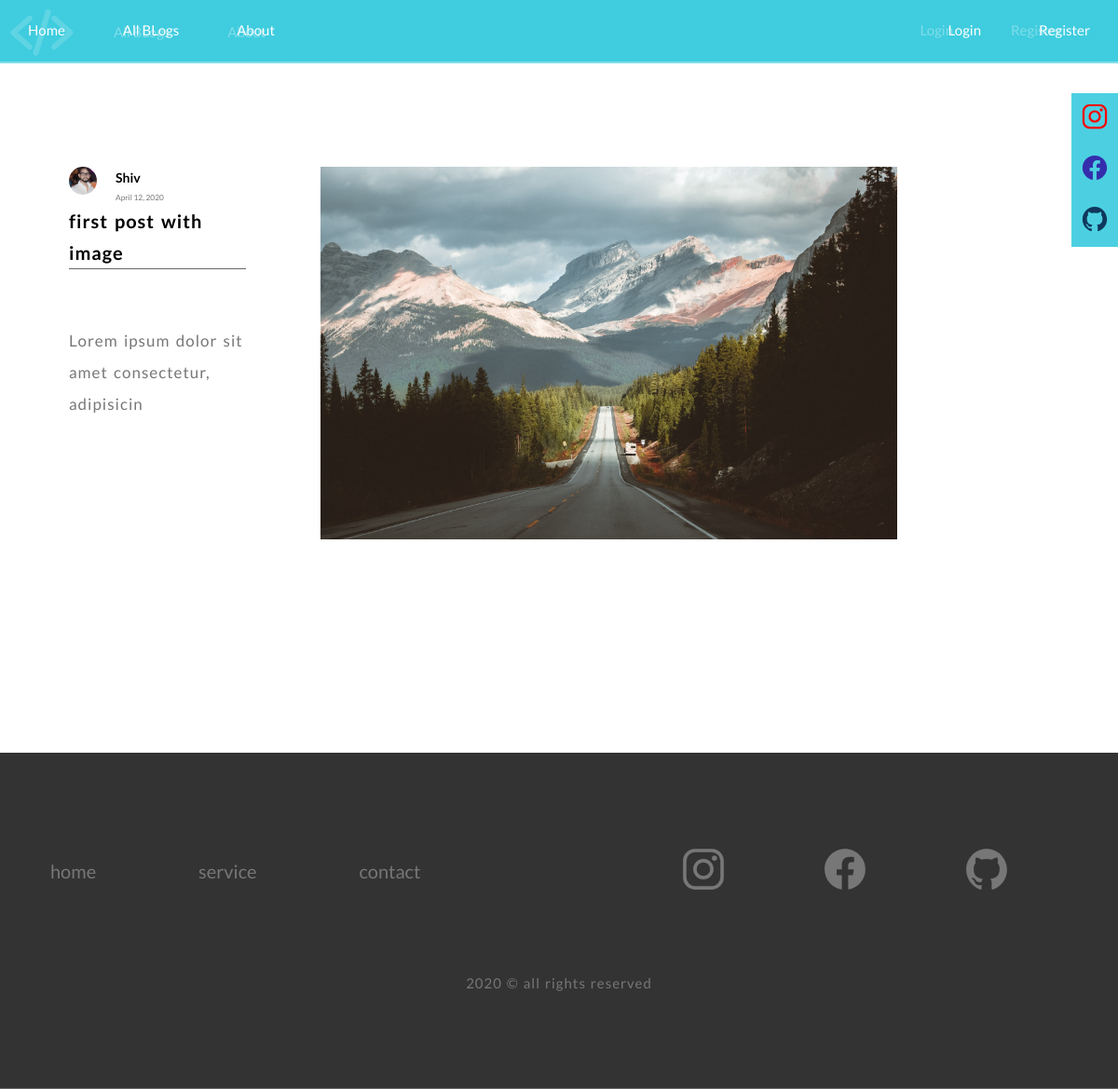
The page /post/35 on the database its author committed.
### Blog/models.py (models this page shows, shortened)
class Post(models.Model):
    title = models.CharField(max_length = 100)
    content = models.TextField()
    date_posted = models.DateTimeField(default = timezone.now)
    author = models.ForeignKey(User, on_delete = models.CASCADE)
    image = models.ImageField( default = 'default.jpg' , upload_to = 'blog_images')

### users/models.py (models this page shows, shortened)
class Profile(models.Model):
    user = models.OneToOneField(User, on_delete = models.CASCADE)
    image = models.ImageField( default = 'default.jpg' ,upload_to = 'profile_pics')

### Blog/views.py (the view)
# urls.py: path('post/<int:pk>', PostDetailView.as_view(), name = "post-detail"),
class PostDetailView(DetailView):
    model = Post

### Blog/templates/blog/post_detail.html (shortened to what this page needs)
{% extends 'blog/base.html' %}
{% block content %}
    <header>
        <nav class="navigation">
            <ul class="navigation__list nav-left">
                <li><a href="{% url 'home' %}" class="navigation__list--item">Home</a></li>
                <li><a href="{% url 'blog-home' %}" class="navigation__list--item">All BLogs</a></li>
                <li><a href="{% url 'blog-about' %}" class="navigation__list--item">About</a></li>
            </ul>
            <ul class="navigation__list nav-right">
                {% if user.is_authenticated %}
                <li><a class="navigation__list--item" href="{% url 'profile' %}">profile</a></li>
                <li><a class="navigation__list--item" href="{% url 'logout' %}">logout</a></li>
                {% else %}
                <li><a class="navigation__list--item" href="{% url 'login' %}">Login</a></li>
                <li><a class="navigation__list--item" href="{% url 'register' %}">Register</a></li>
                {% endif %}
            </ul>
        </nav>
    </header>
    <main >
        <section class="section-blog post-detail">
            <div class="row">
                    <div class="col-4-of-4">
                        <article class="post">
                            <div class="col-1-of-4">
                                <img src="{{ object.author.profile.image.url }}" alt="" class="post__img-icon">
                                <div class="post__body">
                                    <div class="post__meta-data">
                                        <a class="post__author " href="{% url 'user-posts' post.author %}">{{ object.author }}</a>
                                        <small class="post__date">{{ object.date_posted|date:"F d, Y" }}</small>
                                    </div>
                                    <h2 class="post__title" href="{% url 'post-detail' post.id  %}">{{ object.title }}</h2>
                                    <p class="post__content">{{ object.content|slice:":50"  }}</p>
                                </div>
                            </div>
                            <div class="col-3-of-4">
                                <figure class="post__img">
                                    <img src="{{ post.image.url }}" alt="" class="post__img--item">
                                </figure>
                            </div>
                        </article>
                    </div>
           </div>
        </section>
    </main>
{% endblock content %}

### Blog/static/blog/main.css (style rules this page uses)
*, *::after, *::before { margin: 0; padding: 0; box-sizing: inherit; }
html { font-size: 62.5%; }
body { box-sizing: border-box; }
body { font-family: "Lato", sans-serif; font-weight: 400; line-height: 1.7; color: #777; }
.navigation { background-image: linear-gradient(rgba(0, 188, 212, 0.5), rgba(0, 188, 212, 0.5)); position: fixed; width: 100%; z-index: 1000; }
.navigation::after { content: ""; display: table; clear: both; }
.navigation__list { list-style: none; display: inline-block; }
.navigation__list li { display: inline-block; margin: 2rem 3rem; }
.navigation__list--item { text-decoration: none; color: #fff; font-size: 1.5rem; transition: color .4s; position: relative; }
.navigation .nav-left { float: left; }
.navigation .nav-right { float: right; }
.post { background-color: #fff; margin-bottom: 5rem; padding: 2.5rem 4rem; overflow: hidden; width: 90%; transition: border .2s; border: 4px solid transparent; position: relative; }
.post__img-icon { position: absolute; display: inline-block; height: 3rem; width: 3rem; border-radius: 50%; }
.post__meta-data { display: inline-block; margin-left: 5rem; width: 10rem; }
.post__author { display: inline-block; font-weight: bolder; text-decoration: none; color: #000; font-size: 1.4rem; text-transform: capitalize; width: 100%; }
.post__date { display: inline-block; }
.post__title { font-weight: 700; text-decoration: none; font-size: 2rem; color: #000; display: block; border-bottom: 1px solid rgba(0, 0, 0, 0.6); letter-spacing: 1px; word-spacing: 2px; animation: moveInLeft 2s; }
.post__content { font-size: 1.7rem; margin-top: 6rem; margin-bottom: 4rem; color: #777777; letter-spacing: 1px; word-spacing: 2px; line-height: 200%; animation: moveInRight 2s; }
.post__img { width: 90%; height: 40rem; overflow: hidden; margin-left: 2rem; animation: moveInBottom 2s; }
.post__img--item { width: 100%; height: auto; transition: transform 1s; }
.row { max-width: 114rem; margin: 0 auto; }
.row [class^="col-"] { float: left; }
.row [class^="col-"]:not(:last-child) { margin-right: 6rem; }
.row::after { content: ""; display: table; clear: both; }
.row .col-1-of-4 { width: calc((100% - 3 * 6rem) / 4); }
.row .col-3-of-4 { width: calc(3 * ((100% - 3 * 6rem) / 4) + 2 * 6rem); }
.row .col-4-of-4 { width: 100%; }
.section-blog { padding: 15rem 0; }

### rows shown on the page
Post: author.profile.image (picture), author "Shiv", date_posted "April 12, 2020", title "first post with image", content "Lorem ipsum dolor sit amet consectetur, adipisicin", image (picture)
